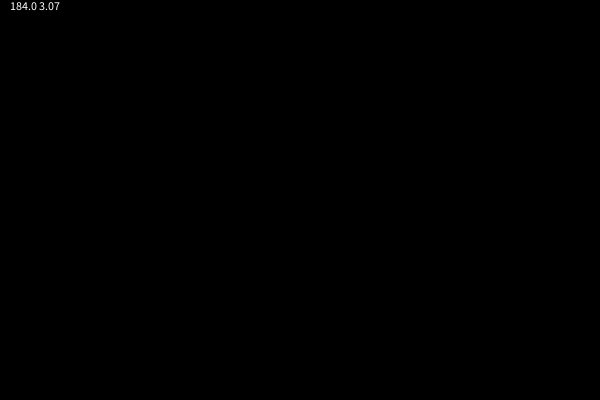
Frame 1 (no input)
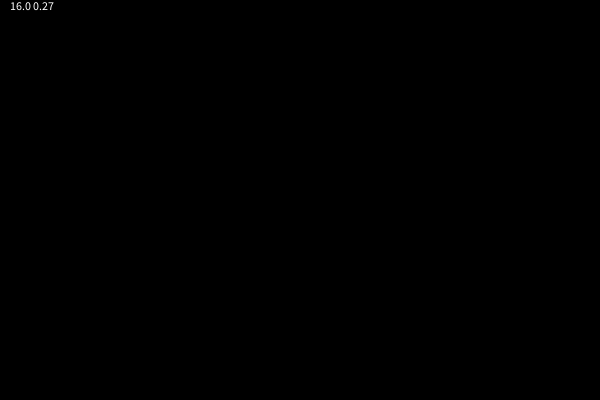
Frame 60 (the mouse pressed at the canvas centre just before this capture)
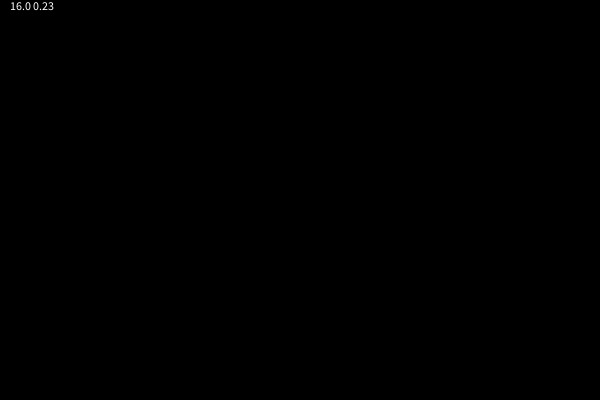
Frame 120 (the mouse held since frame 60 and released just before this capture)

The Processing sketch that drew these frames (run headless with seeded random() and noise(); from frame 60 on, the mouse is pressed at the canvas centre):

// Processing sketch: waves_in_waves_2
// ── waves_in_waves_2.pde
class Wave {

  float angle, inc, amp;

  Wave() {
  }

  void update(float deltaTime) {
  }
}

long last_time = System.nanoTime(); 
long now_time;
long delta_time;
float delta_time_accum = 0;
float display_delta_time;
float fDeltaTime;

void setup() {
  size(600, 400);
}

void draw() {
  now_time = System.nanoTime();
  delta_time = (int) ((now_time - last_time) / 1000000);
  last_time = now_time;
  fDeltaTime = (float)delta_time * (1f / 60f);
  
  
  delta_time_accum += fDeltaTime;
  
  background(0);
  if (delta_time_accum > 1) {
    display_delta_time = delta_time;
    delta_time_accum = 0;
  }
  
  fill(255);
  text(display_delta_time + " " + nfc(fDeltaTime, 2), 10,10);
}
